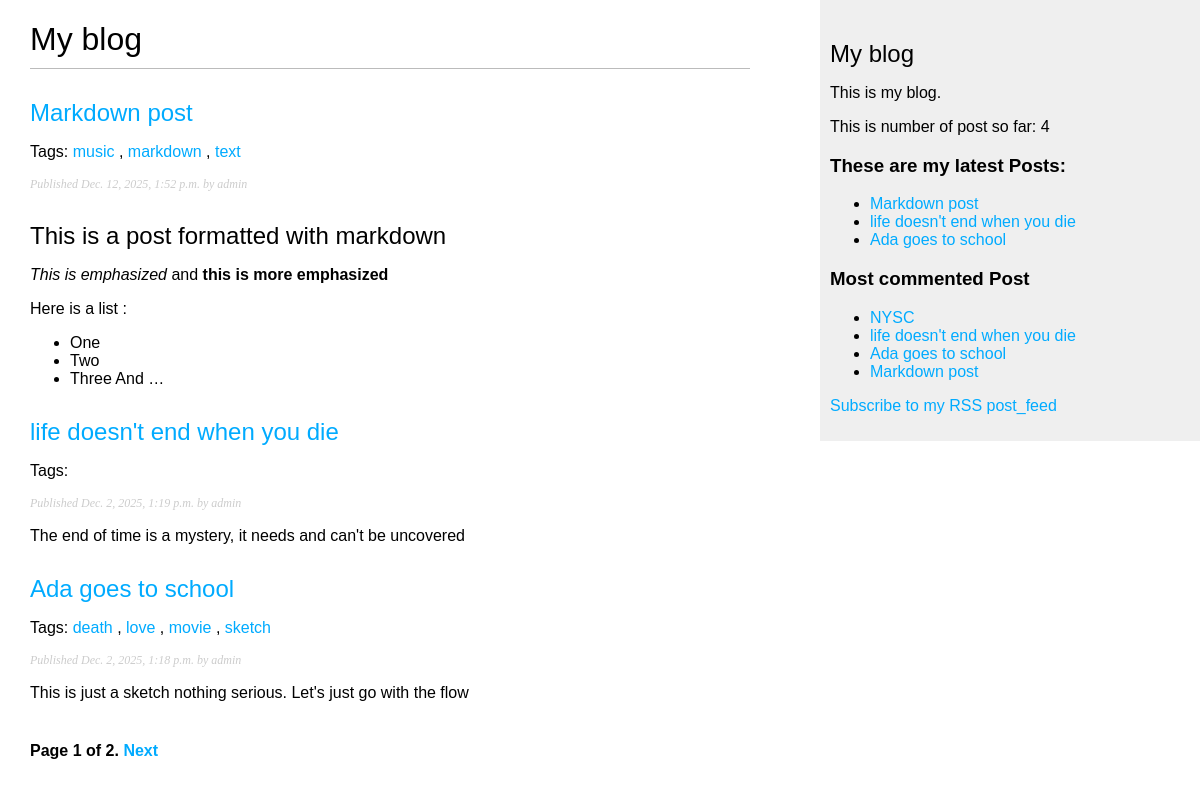
Screenshot of /blog/ with the database file from the repository.
### blog/models.py (models this page shows, shortened)
class Post(models.Model):
    class Status(models.TextChoices):
        DRAFT = 'DF', 'Draft'
        PUBLISHED = 'PB', 'Published'
    title = models.CharField(max_length=250)
    slug = models.SlugField(
        max_length=250,
        unique_for_date="publish")
    author = models.ForeignKey(
        settings.AUTH_USER_MODEL, #if any author is deleted all his post will be deleted
        on_delete = models.CASCADE,
        related_name = 'blog_posts')
    body = models.TextField()
    publish = models.DateTimeField(default=timezone.now)
    created = models.DateTimeField(auto_now_add= True)
    updated = models.DateTimeField(auto_now= True)
    status = models.CharField(
        max_length = 2,
        choices= Status,
        default = Status.DRAFT
    )
    objects = models.Manager() # this is our default manager, it gets called even if it doesn't get called
    published = PublishedManager()
    tags = TaggableManager()
    class Meta:
        ordering = ['-publish']
        indexes = [
            models.Index(fields = ['-publish']),
        ]
    def get_absolute_url(self):
        return reverse(
            "blog:post_detail",
            args= [
                self.publish.year,
                self.publish.month,
                self.publish.day,
                self.slug
                ]
            )

### blog/views.py (the view)
# urls.py: path("", views.post_list, name="post_list"),
def post_list(request, tag_slug = None):
    post_lists = Post.published.all()
    tag = None
    if tag_slug:
        tag = get_object_or_404(Tag, slug = tag_slug)
        post_lists = post_lists.filter(tags__in = [tag])
    paginator = Paginator(post_lists, 3)
    page_number = request.GET.get('page')
    try:
       posts = paginator.page(page_number)
    except PageNotAnInteger:
        posts = paginator.page(1)
    except EmptyPage:
        posts = paginator.page(paginator.num_pages)
    return render(
        request,
        'blog/post/list.html',
        {"posts": posts,
         "tag": tag}
    )

### blog/models.py (called while the page is built)
    def get_queryset(self):
        return(
            super().get_queryset().filter(status = Post.Status.PUBLISHED)
        )

### blog/templatetags/blog_tags.py (called while the page is built)
@register.simple_tag
def total_posts():
    return Post.published.count()

@register.simple_tag
def get_most_commented_post(count = 5):
    return Post.published.annotate(
        total_comments = Count("comments")
    ).order_by("-total_comments")[:count]

@register.inclusion_tag('blog/post/latest_posts.html')
def show_latest_posts(count = 5):
    latest_posts = Post.published.order_by("-publish")[:count]
    return {"latest_posts": latest_posts}

@register.filter(name = "markdown")
def markdown_format(text):
    return mark_safe(markdown.markdown(text))

### blog/templates/blog/post/list.html (shortened to what this page needs)
{% extends "blog/base.html" %}
{% load blog_tags %}
{% block content %}
    <h1>My blog</h1>
    {% for post in posts %}
        <h2>
            <a href="{{ post.get_absolute_url }}">
                {{ post.title }}
            </a>
        </h2>
        <p class = "tags">
            Tags:
            {% for tag in post.tags.all %}
                <a href = "{% url "blog:post_list_by_tag" tag.slug %}">
                    {{tag.name}}
                </a>{% if not forloop.last %}, {% endif %}
            {% endfor %}
        <p class="date">
            Published {{ post.publish }} by {{ post.author }}
        </p>
        {{ post.body|markdown|truncatewords_html:30 }}
    {% empty %}
        <p>No post here</p>
    {% endfor %}
    {% include 'pagination.html' with page=posts %}
{% endblock %}

### blog/templates/blog/base.html (shortened to what this page needs)
{% load blog_tags %}
{% load static %}
<!DOCTYPE html>
<html>
<head>
    <link href="{% static "css/blog.css" %}" rel="stylesheet">
</head>
<body>
    <div id="content">
        {% block content %} {% endblock %}
    </div>
    <div id="sidebar">
        <h2>My blog</h2>
        <p>This is my blog.</p>
        <p>This is number of post so far: {% total_posts %}</p>
        <h3>These are my latest Posts: </h3>
        {% show_latest_posts 3 %}
        <h3>Most commented Post</h3>
        {% get_most_commented_post as most_commented_posts %}
        <ul>
            {% for post in most_commented_posts  %}
                <li>
                    <a href="{{ post.get_absolute_url }}"> {{ post.title }}</a>
                </li>
            {% endfor %}
        </ul>
         <P>
            <a href= "{% url "blog:post_feed" %}">
                Subscribe to my RSS post_feed
            </a>
        </P>
    </div>
</body>
</html>

### blog/templates/blog/post/latest_posts.html
<ul>
    {% for post in latest_posts %}
        <li>
            <a href="{{ post.get_absolute_url }}">{{ post.title }}</a
        </li>
    {% endfor %}
</ul>

### blog/static/css/blog.css (style rules this page uses)
body { margin:0; padding:0; font-family:helvetica, sans-serif; }
a { color:#00abff; text-decoration:none; }
h1 { font-weight:normal; border-bottom:1px solid #bbb; padding:0 0 10px 0; }
h2 { font-weight:normal; margin:30px 0 0; }
#content { float:left; width:60%; padding:0 0 0 30px; }
#sidebar { float:right; width:30%; padding:10px; background:#efefef; height:100%; }
p.date { color:#ccc; font-family: georgia, serif; font-size: 12px; font-style: italic; }

### rows the page displays
Post: title "Markdown post", publish "Dec. 12, 2025, 1:52 p.m.", author "admin", body "This is a post formatted with markdown This is emphasized and this is more emphasized Here is a list : One Two Three And …"
Tag: name "music"
Tag: name "markdown"
Tag: name "text"
Post: title "life doesn't end when you die", publish "Dec. 2, 2025, 1:19 p.m.", author "admin", body "The end of time is a mystery, it needs and can't be uncovered"
Post: title "Ada goes to school", publish "Dec. 2, 2025, 1:18 p.m.", author "admin", body "This is just a sketch nothing serious. Let's just go with the flow"
Tag: name "death"
Tag: name "love"
Tag: name "movie"
Tag: name "sketch"
Post: title "NYSC"

### other values shown
{{ page.number }} "1"
{{ page.paginator.num_pages }} "2"
